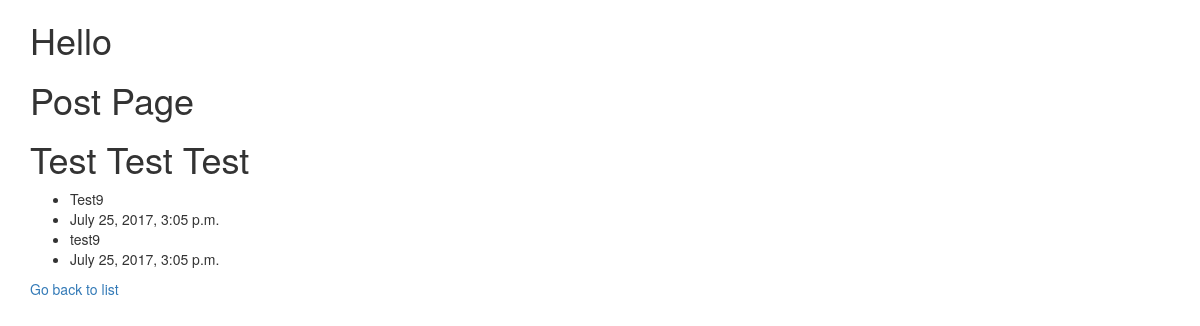
The app's page /posts/detail/13 with its own data.
### posts/models.py (models this page shows, shortened)
class Post(models.Model):
	title = models.CharField(max_length=255)
	content = models.TextField()
	updated = models.DateTimeField(auto_now=True, auto_now_add=False)
	timestamp = models.DateTimeField(auto_now=False, auto_now_add=True)
	class Meta:
		ordering = ['-timestamp', '-updated']

### posts/views.py (the view)
# urls.py: url(r'^detail/(?P<post_id>\d+)$', views.post_detail, name="detail"),
def post_detail(request, post_id):
	list_post = get_object_or_404(Post, id=post_id)
	context = {
		"title": "Post Page",
		"content": "Test Test Test",
		"list": list_post,
	}
	return render(request,	'post_detail.html', context)

### posts/templates/post_detail.html (shortened to what this page needs)
{% extends "base.html" %}
{% block content %}
<body>
	<h1 id="random">{{title}}</h1>
	<h1 id="wth">{{content}}</h1>
	<ul>
		<li>{{list.title}}</li>
		<li>{{list.timestamp}}</li>
		<li>{{list.content}}</li>
		<li>{{list.updated}}</li>
	</ul>
<a href="{% url 'posts:list' %}">Go back to list</a>
</body>
{% endblock content %}

### records on screen
Post: title "Test9", timestamp "July 25, 2017, 3:05 p.m.", content "test9", updated "July 25, 2017, 3:05 p.m."

### other values on screen
{{ title }} "Post Page"
{{ content }} "Test Test Test"
